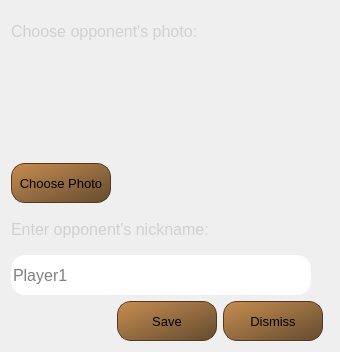
<?xml version="1.0" encoding="UTF-8"?>
<ui version="4.0">
 <class>OfflineDialog</class>
 <widget class="QDialog" name="OfflineDialog">
  <property name="geometry">
   <rect>
    <x>0</x>
    <y>0</y>
    <width>340</width>
    <height>352</height>
   </rect>
  </property>
  <property name="windowTitle">
   <string>Dialog</string>
  </property>
  <property name="autoFillBackground">
   <bool>true</bool>
  </property>
  <property name="styleSheet">
   <string notr="true">background-image: url(:/images/background);</string>
  </property>
  <layout class="QGridLayout" name="gridLayout" rowstretch="2,2,2,2,1">
   <item row="3" column="0" colspan="2">
    <widget class="QLineEdit" name="friend_edit">
     <property name="minimumSize">
      <size>
       <width>300</width>
       <height>40</height>
      </size>
     </property>
     <property name="maximumSize">
      <size>
       <width>300</width>
       <height>40</height>
      </size>
     </property>
     <property name="font">
      <font>
       <pointsize>12</pointsize>
      </font>
     </property>
     <property name="styleSheet">
      <string notr="true">border-radius: 14;</string>
     </property>
     <property name="text">
      <string/>
     </property>
     <property name="placeholderText">
      <string>Player1</string>
     </property>
    </widget>
   </item>
   <item row="3" column="2">
    <spacer name="horizontalSpacer_3">
     <property name="orientation">
      <enum>Qt::Horizontal</enum>
     </property>
     <property name="sizeHint" stdset="0">
      <size>
       <width>195</width>
       <height>20</height>
      </size>
     </property>
    </spacer>
   </item>
   <item row="0" column="0" colspan="2">
    <widget class="QLabel" name="login_header_2">
     <property name="minimumSize">
      <size>
       <width>300</width>
       <height>40</height>
      </size>
     </property>
     <property name="maximumSize">
      <size>
       <width>300</width>
       <height>40</height>
      </size>
     </property>
     <property name="palette">
      <palette>
       <active>
        <colorrole role="WindowText">
         <brush brushstyle="SolidPattern">
          <color alpha="255">
           <red>85</red>
           <green>255</green>
           <blue>0</blue>
          </color>
         </brush>
        </colorrole>
        <colorrole role="Button">
         <brush brushstyle="SolidPattern">
          <color alpha="255">
           <red>117</red>
           <green>117</green>
           <blue>45</blue>
          </color>
         </brush>
        </colorrole>
        <colorrole role="Base">
         <brush brushstyle="SolidPattern">
          <color alpha="255">
           <red>117</red>
           <green>117</green>
           <blue>45</blue>
          </color>
         </brush>
        </colorrole>
        <colorrole role="Window">
         <brush brushstyle="SolidPattern">
          <color alpha="255">
           <red>117</red>
           <green>117</green>
           <blue>45</blue>
          </color>
         </brush>
        </colorrole>
       </active>
       <inactive>
        <colorrole role="WindowText">
         <brush brushstyle="SolidPattern">
          <color alpha="255">
           <red>208</red>
           <green>208</green>
           <blue>208</blue>
          </color>
         </brush>
        </colorrole>
        <colorrole role="Button">
         <brush brushstyle="SolidPattern">
          <color alpha="255">
           <red>117</red>
           <green>117</green>
           <blue>45</blue>
          </color>
         </brush>
        </colorrole>
        <colorrole role="Base">
         <brush brushstyle="SolidPattern">
          <color alpha="255">
           <red>117</red>
           <green>117</green>
           <blue>45</blue>
          </color>
         </brush>
        </colorrole>
        <colorrole role="Window">
         <brush brushstyle="SolidPattern">
          <color alpha="255">
           <red>117</red>
           <green>117</green>
           <blue>45</blue>
          </color>
         </brush>
        </colorrole>
       </inactive>
       <disabled>
        <colorrole role="WindowText">
         <brush brushstyle="SolidPattern">
          <color alpha="96">
           <red>164</red>
           <green>166</green>
           <blue>168</blue>
          </color>
         </brush>
        </colorrole>
        <colorrole role="Button">
         <brush brushstyle="SolidPattern">
          <color alpha="255">
           <red>117</red>
           <green>117</green>
           <blue>45</blue>
          </color>
         </brush>
        </colorrole>
        <colorrole role="Base">
         <brush brushstyle="SolidPattern">
          <color alpha="255">
           <red>117</red>
           <green>117</green>
           <blue>45</blue>
          </color>
         </brush>
        </colorrole>
        <colorrole role="Window">
         <brush brushstyle="SolidPattern">
          <color alpha="255">
           <red>117</red>
           <green>117</green>
           <blue>45</blue>
          </color>
         </brush>
        </colorrole>
       </disabled>
      </palette>
     </property>
     <property name="font">
      <font>
       <pointsize>12</pointsize>
      </font>
     </property>
     <property name="text">
      <string>Choose opponent's photo:</string>
     </property>
     <property name="alignment">
      <set>Qt::AlignLeading|Qt::AlignLeft|Qt::AlignVCenter</set>
     </property>
    </widget>
   </item>
   <item row="2" column="2">
    <spacer name="horizontalSpacer_2">
     <property name="orientation">
      <enum>Qt::Horizontal</enum>
     </property>
     <property name="sizeHint" stdset="0">
      <size>
       <width>195</width>
       <height>20</height>
      </size>
     </property>
    </spacer>
   </item>
   <item row="1" column="0">
    <layout class="QVBoxLayout" name="verticalLayout">
     <item>
      <widget class="QLabel" name="friend_avatar">
       <property name="minimumSize">
        <size>
         <width>100</width>
         <height>100</height>
        </size>
       </property>
       <property name="maximumSize">
        <size>
         <width>100</width>
         <height>100</height>
        </size>
       </property>
       <property name="autoFillBackground">
        <bool>false</bool>
       </property>
       <property name="styleSheet">
        <string notr="true"/>
       </property>
       <property name="frameShape">
        <enum>QFrame::NoFrame</enum>
       </property>
       <property name="frameShadow">
        <enum>QFrame::Plain</enum>
       </property>
       <property name="lineWidth">
        <number>0</number>
       </property>
       <property name="midLineWidth">
        <number>0</number>
       </property>
       <property name="text">
        <string/>
       </property>
       <property name="pixmap">
        <pixmap>:/profile</pixmap>
       </property>
       <property name="alignment">
        <set>Qt::AlignCenter</set>
       </property>
      </widget>
     </item>
     <item alignment="Qt::AlignHCenter">
      <widget class="QPushButton" name="choose_photo_button">
       <property name="sizePolicy">
        <sizepolicy hsizetype="Fixed" vsizetype="Fixed">
         <horstretch>0</horstretch>
         <verstretch>0</verstretch>
        </sizepolicy>
       </property>
       <property name="minimumSize">
        <size>
         <width>100</width>
         <height>40</height>
        </size>
       </property>
       <property name="maximumSize">
        <size>
         <width>100</width>
         <height>40</height>
        </size>
       </property>
       <property name="palette">
        <palette>
         <active>
          <colorrole role="Button">
           <brush brushstyle="LinearGradientPattern">
            <gradient startx="0.000000000000000" starty="0.000000000000000" endx="1.000000000000000" endy="1.000000000000000" type="LinearGradient" spread="PadSpread" coordinatemode="ObjectBoundingMode">
             <gradientstop position="0.000000000000000">
              <color alpha="255">
               <red>199</red>
               <green>141</green>
               <blue>80</blue>
              </color>
             </gradientstop>
             <gradientstop position="1.000000000000000">
              <color alpha="255">
               <red>99</red>
               <green>75</green>
               <blue>48</blue>
              </color>
             </gradientstop>
            </gradient>
           </brush>
          </colorrole>
          <colorrole role="Base">
           <brush brushstyle="LinearGradientPattern">
            <gradient startx="0.000000000000000" starty="0.000000000000000" endx="1.000000000000000" endy="1.000000000000000" type="LinearGradient" spread="PadSpread" coordinatemode="ObjectBoundingMode">
             <gradientstop position="0.000000000000000">
              <color alpha="255">
               <red>199</red>
               <green>141</green>
               <blue>80</blue>
              </color>
             </gradientstop>
             <gradientstop position="1.000000000000000">
              <color alpha="255">
               <red>99</red>
               <green>75</green>
               <blue>48</blue>
              </color>
             </gradientstop>
            </gradient>
           </brush>
          </colorrole>
          <colorrole role="Window">
           <brush brushstyle="LinearGradientPattern">
            <gradient startx="0.000000000000000" starty="0.000000000000000" endx="1.000000000000000" endy="1.000000000000000" type="LinearGradient" spread="PadSpread" coordinatemode="ObjectBoundingMode">
             <gradientstop position="0.000000000000000">
              <color alpha="255">
               <red>199</red>
               <green>141</green>
               <blue>80</blue>
              </color>
             </gradientstop>
             <gradientstop position="1.000000000000000">
              <color alpha="255">
               <red>99</red>
               <green>75</green>
               <blue>48</blue>
              </color>
             </gradientstop>
            </gradient>
           </brush>
          </colorrole>
         </active>
         <inactive>
          <colorrole role="Button">
           <brush brushstyle="LinearGradientPattern">
            <gradient startx="0.000000000000000" starty="0.000000000000000" endx="1.000000000000000" endy="1.000000000000000" type="LinearGradient" spread="PadSpread" coordinatemode="ObjectBoundingMode">
             <gradientstop position="0.000000000000000">
              <color alpha="255">
               <red>199</red>
               <green>141</green>
               <blue>80</blue>
              </color>
             </gradientstop>
             <gradientstop position="1.000000000000000">
              <color alpha="255">
               <red>99</red>
               <green>75</green>
               <blue>48</blue>
              </color>
             </gradientstop>
            </gradient>
           </brush>
          </colorrole>
          <colorrole role="Base">
           <brush brushstyle="LinearGradientPattern">
            <gradient startx="0.000000000000000" starty="0.000000000000000" endx="1.000000000000000" endy="1.000000000000000" type="LinearGradient" spread="PadSpread" coordinatemode="ObjectBoundingMode">
             <gradientstop position="0.000000000000000">
              <color alpha="255">
               <red>199</red>
               <green>141</green>
               <blue>80</blue>
              </color>
             </gradientstop>
             <gradientstop position="1.000000000000000">
              <color alpha="255">
               <red>99</red>
               <green>75</green>
               <blue>48</blue>
              </color>
             </gradientstop>
            </gradient>
           </brush>
          </colorrole>
          <colorrole role="Window">
           <brush brushstyle="LinearGradientPattern">
            <gradient startx="0.000000000000000" starty="0.000000000000000" endx="1.000000000000000" endy="1.000000000000000" type="LinearGradient" spread="PadSpread" coordinatemode="ObjectBoundingMode">
             <gradientstop position="0.000000000000000">
              <color alpha="255">
               <red>199</red>
               <green>141</green>
               <blue>80</blue>
              </color>
             </gradientstop>
             <gradientstop position="1.000000000000000">
              <color alpha="255">
               <red>99</red>
               <green>75</green>
               <blue>48</blue>
              </color>
             </gradientstop>
            </gradient>
           </brush>
          </colorrole>
         </inactive>
         <disabled>
          <colorrole role="Button">
           <brush brushstyle="LinearGradientPattern">
            <gradient startx="0.000000000000000" starty="0.000000000000000" endx="1.000000000000000" endy="1.000000000000000" type="LinearGradient" spread="PadSpread" coordinatemode="ObjectBoundingMode">
             <gradientstop position="0.000000000000000">
              <color alpha="255">
               <red>199</red>
               <green>141</green>
               <blue>80</blue>
              </color>
             </gradientstop>
             <gradientstop position="1.000000000000000">
              <color alpha="255">
               <red>99</red>
               <green>75</green>
               <blue>48</blue>
              </color>
             </gradientstop>
            </gradient>
           </brush>
          </colorrole>
          <colorrole role="Base">
           <brush brushstyle="LinearGradientPattern">
            <gradient startx="0.000000000000000" starty="0.000000000000000" endx="1.000000000000000" endy="1.000000000000000" type="LinearGradient" spread="PadSpread" coordinatemode="ObjectBoundingMode">
             <gradientstop position="0.000000000000000">
              <color alpha="255">
               <red>199</red>
               <green>141</green>
               <blue>80</blue>
              </color>
             </gradientstop>
             <gradientstop position="1.000000000000000">
              <color alpha="255">
               <red>99</red>
               <green>75</green>
               <blue>48</blue>
              </color>
             </gradientstop>
            </gradient>
           </brush>
          </colorrole>
          <colorrole role="Window">
           <brush brushstyle="LinearGradientPattern">
            <gradient startx="0.000000000000000" starty="0.000000000000000" endx="1.000000000000000" endy="1.000000000000000" type="LinearGradient" spread="PadSpread" coordinatemode="ObjectBoundingMode">
             <gradientstop position="0.000000000000000">
              <color alpha="255">
               <red>199</red>
               <green>141</green>
               <blue>80</blue>
              </color>
             </gradientstop>
             <gradientstop position="1.000000000000000">
              <color alpha="255">
               <red>99</red>
               <green>75</green>
               <blue>48</blue>
              </color>
             </gradientstop>
            </gradient>
           </brush>
          </colorrole>
         </disabled>
        </palette>
       </property>
       <property name="font">
        <font>
         <pointsize>10</pointsize>
        </font>
       </property>
       <property name="styleSheet">
        <string notr="true">QPushButton{
background-color: qlineargradient(x: 0,y: 0, x2: 1, y2: 1, stop: 0 #C78D50, stop: 1 #634b30 );
border: 1 solid #54381E;
border-radius: 14px;

}:pressed{
background-color: qlineargradient(x: 0, y: 0, x2: 1, y2: 1, stop: 0 #634b30, stop: 1 #C78D50 );
}</string>
       </property>
       <property name="text">
        <string>Choose Photo</string>
       </property>
      </widget>
     </item>
    </layout>
   </item>
   <item row="2" column="0" colspan="2">
    <widget class="QLabel" name="login_header">
     <property name="minimumSize">
      <size>
       <width>300</width>
       <height>40</height>
      </size>
     </property>
     <property name="maximumSize">
      <size>
       <width>300</width>
       <height>40</height>
      </size>
     </property>
     <property name="palette">
      <palette>
       <active>
        <colorrole role="WindowText">
         <brush brushstyle="SolidPattern">
          <color alpha="255">
           <red>85</red>
           <green>255</green>
           <blue>0</blue>
          </color>
         </brush>
        </colorrole>
        <colorrole role="Button">
         <brush brushstyle="SolidPattern">
          <color alpha="255">
           <red>117</red>
           <green>117</green>
           <blue>45</blue>
          </color>
         </brush>
        </colorrole>
        <colorrole role="Base">
         <brush brushstyle="SolidPattern">
          <color alpha="255">
           <red>117</red>
           <green>117</green>
           <blue>45</blue>
          </color>
         </brush>
        </colorrole>
        <colorrole role="Window">
         <brush brushstyle="SolidPattern">
          <color alpha="255">
           <red>117</red>
           <green>117</green>
           <blue>45</blue>
          </color>
         </brush>
        </colorrole>
       </active>
       <inactive>
        <colorrole role="WindowText">
         <brush brushstyle="SolidPattern">
          <color alpha="255">
           <red>208</red>
           <green>208</green>
           <blue>208</blue>
          </color>
         </brush>
        </colorrole>
        <colorrole role="Button">
         <brush brushstyle="SolidPattern">
          <color alpha="255">
           <red>117</red>
           <green>117</green>
           <blue>45</blue>
          </color>
         </brush>
        </colorrole>
        <colorrole role="Base">
         <brush brushstyle="SolidPattern">
          <color alpha="255">
           <red>117</red>
           <green>117</green>
           <blue>45</blue>
          </color>
         </brush>
        </colorrole>
        <colorrole role="Window">
         <brush brushstyle="SolidPattern">
          <color alpha="255">
           <red>117</red>
           <green>117</green>
           <blue>45</blue>
          </color>
         </brush>
        </colorrole>
       </inactive>
       <disabled>
        <colorrole role="WindowText">
         <brush brushstyle="SolidPattern">
          <color alpha="96">
           <red>164</red>
           <green>166</green>
           <blue>168</blue>
          </color>
         </brush>
        </colorrole>
        <colorrole role="Button">
         <brush brushstyle="SolidPattern">
          <color alpha="255">
           <red>117</red>
           <green>117</green>
           <blue>45</blue>
          </color>
         </brush>
        </colorrole>
        <colorrole role="Base">
         <brush brushstyle="SolidPattern">
          <color alpha="255">
           <red>117</red>
           <green>117</green>
           <blue>45</blue>
          </color>
         </brush>
        </colorrole>
        <colorrole role="Window">
         <brush brushstyle="SolidPattern">
          <color alpha="255">
           <red>117</red>
           <green>117</green>
           <blue>45</blue>
          </color>
         </brush>
        </colorrole>
       </disabled>
      </palette>
     </property>
     <property name="font">
      <font>
       <pointsize>12</pointsize>
      </font>
     </property>
     <property name="text">
      <string>Enter opponent's nickname:</string>
     </property>
     <property name="alignment">
      <set>Qt::AlignLeading|Qt::AlignLeft|Qt::AlignVCenter</set>
     </property>
    </widget>
   </item>
   <item row="1" column="1">
    <spacer name="horizontalSpacer">
     <property name="orientation">
      <enum>Qt::Horizontal</enum>
     </property>
     <property name="sizeHint" stdset="0">
      <size>
       <width>205</width>
       <height>20</height>
      </size>
     </property>
    </spacer>
   </item>
   <item row="4" column="1">
    <layout class="QHBoxLayout" name="horizontalLayout">
     <item>
      <widget class="QPushButton" name="save_button">
       <property name="sizePolicy">
        <sizepolicy hsizetype="Fixed" vsizetype="Fixed">
         <horstretch>0</horstretch>
         <verstretch>0</verstretch>
        </sizepolicy>
       </property>
       <property name="minimumSize">
        <size>
         <width>100</width>
         <height>40</height>
        </size>
       </property>
       <property name="maximumSize">
        <size>
         <width>100</width>
         <height>40</height>
        </size>
       </property>
       <property name="palette">
        <palette>
         <active>
          <colorrole role="Button">
           <brush brushstyle="LinearGradientPattern">
            <gradient startx="0.000000000000000" starty="0.000000000000000" endx="1.000000000000000" endy="1.000000000000000" type="LinearGradient" spread="PadSpread" coordinatemode="ObjectBoundingMode">
             <gradientstop position="0.000000000000000">
              <color alpha="255">
               <red>199</red>
               <green>141</green>
               <blue>80</blue>
              </color>
             </gradientstop>
             <gradientstop position="1.000000000000000">
              <color alpha="255">
               <red>99</red>
               <green>75</green>
               <blue>48</blue>
              </color>
             </gradientstop>
            </gradient>
           </brush>
          </colorrole>
          <colorrole role="Base">
           <brush brushstyle="LinearGradientPattern">
            <gradient startx="0.000000000000000" starty="0.000000000000000" endx="1.000000000000000" endy="1.000000000000000" type="LinearGradient" spread="PadSpread" coordinatemode="ObjectBoundingMode">
             <gradientstop position="0.000000000000000">
              <color alpha="255">
               <red>199</red>
               <green>141</green>
               <blue>80</blue>
              </color>
             </gradientstop>
             <gradientstop position="1.000000000000000">
              <color alpha="255">
               <red>99</red>
               <green>75</green>
               <blue>48</blue>
              </color>
             </gradientstop>
            </gradient>
           </brush>
          </colorrole>
          <colorrole role="Window">
           <brush brushstyle="LinearGradientPattern">
            <gradient startx="0.000000000000000" starty="0.000000000000000" endx="1.000000000000000" endy="1.000000000000000" type="LinearGradient" spread="PadSpread" coordinatemode="ObjectBoundingMode">
             <gradientstop position="0.000000000000000">
              <color alpha="255">
               <red>199</red>
               <green>141</green>
               <blue>80</blue>
              </color>
             </gradientstop>
             <gradientstop position="1.000000000000000">
              <color alpha="255">
               <red>99</red>
               <green>75</green>
               <blue>48</blue>
              </color>
             </gradientstop>
            </gradient>
           </brush>
          </colorrole>
         </active>
         <inactive>
          <colorrole role="Button">
           <brush brushstyle="LinearGradientPattern">
            <gradient startx="0.000000000000000" starty="0.000000000000000" endx="1.000000000000000" endy="1.000000000000000" type="LinearGradient" spread="PadSpread" coordinatemode="ObjectBoundingMode">
             <gradientstop position="0.000000000000000">
              <color alpha="255">
               <red>199</red>
               <green>141</green>
               <blue>80</blue>
              </color>
             </gradientstop>
             <gradientstop position="1.000000000000000">
              <color alpha="255">
               <red>99</red>
               <green>75</green>
               <blue>48</blue>
              </color>
             </gradientstop>
            </gradient>
           </brush>
          </colorrole>
          <colorrole role="Base">
           <brush brushstyle="LinearGradientPattern">
            <gradient startx="0.000000000000000" starty="0.000000000000000" endx="1.000000000000000" endy="1.000000000000000" type="LinearGradient" spread="PadSpread" coordinatemode="ObjectBoundingMode">
             <gradientstop position="0.000000000000000">
              <color alpha="255">
               <red>199</red>
               <green>141</green>
               <blue>80</blue>
              </color>
             </gradientstop>
             <gradientstop position="1.000000000000000">
              <color alpha="255">
               <red>99</red>
               <green>75</green>
               <blue>48</blue>
              </color>
             </gradientstop>
            </gradient>
           </brush>
          </colorrole>
          <colorrole role="Window">
           <brush brushstyle="LinearGradientPattern">
            <gradient startx="0.000000000000000" starty="0.000000000000000" endx="1.000000000000000" endy="1.000000000000000" type="LinearGradient" spread="PadSpread" coordinatemode="ObjectBoundingMode">
             <gradientstop position="0.000000000000000">
              <color alpha="255">
               <red>199</red>
               <green>141</green>
               <blue>80</blue>
              </color>
             </gradientstop>
             <gradientstop position="1.000000000000000">
              <color alpha="255">
               <red>99</red>
               <green>75</green>
               <blue>48</blue>
              </color>
             </gradientstop>
            </gradient>
           </brush>
          </colorrole>
         </inactive>
         <disabled>
          <colorrole role="Button">
           <brush brushstyle="LinearGradientPattern">
            <gradient startx="0.000000000000000" starty="0.000000000000000" endx="1.000000000000000" endy="1.000000000000000" type="LinearGradient" spread="PadSpread" coordinatemode="ObjectBoundingMode">
             <gradientstop position="0.000000000000000">
              <color alpha="255">
               <red>199</red>
               <green>141</green>
               <blue>80</blue>
              </color>
             </gradientstop>
             <gradientstop position="1.000000000000000">
              <color alpha="255">
               <red>99</red>
               <green>75</green>
               <blue>48</blue>
              </color>
             </gradientstop>
            </gradient>
           </brush>
          </colorrole>
          <colorrole role="Base">
           <brush brushstyle="LinearGradientPattern">
            <gradient startx="0.000000000000000" starty="0.000000000000000" endx="1.000000000000000" endy="1.000000000000000" type="LinearGradient" spread="PadSpread" coordinatemode="ObjectBoundingMode">
             <gradientstop position="0.000000000000000">
              <color alpha="255">
               <red>199</red>
               <green>141</green>
               <blue>80</blue>
              </color>
             </gradientstop>
             <gradientstop position="1.000000000000000">
              <color alpha="255">
               <red>99</red>
               <green>75</green>
               <blue>48</blue>
              </color>
             </gradientstop>
            </gradient>
           </brush>
          </colorrole>
          <colorrole role="Window">
           <brush brushstyle="LinearGradientPattern">
            <gradient startx="0.000000000000000" starty="0.000000000000000" endx="1.000000000000000" endy="1.000000000000000" type="LinearGradient" spread="PadSpread" coordinatemode="ObjectBoundingMode">
             <gradientstop position="0.000000000000000">
              <color alpha="255">
               <red>199</red>
               <green>141</green>
               <blue>80</blue>
              </color>
             </gradientstop>
             <gradientstop position="1.000000000000000">
              <color alpha="255">
               <red>99</red>
               <green>75</green>
               <blue>48</blue>
              </color>
             </gradientstop>
            </gradient>
           </brush>
          </colorrole>
         </disabled>
        </palette>
       </property>
       <property name="font">
        <font>
         <pointsize>10</pointsize>
        </font>
       </property>
       <property name="styleSheet">
        <string notr="true">QPushButton{
background-color: qlineargradient(x: 0,y: 0, x2: 1, y2: 1, stop: 0 #C78D50, stop: 1 #634b30 );
border: 1 solid #54381E;
border-radius: 14px;

}:pressed{
background-color: qlineargradient(x: 0, y: 0, x2: 1, y2: 1, stop: 0 #634b30, stop: 1 #C78D50 );
}</string>
       </property>
       <property name="text">
        <string>Save</string>
       </property>
      </widget>
     </item>
     <item>
      <widget class="QPushButton" name="dismiss_button">
       <property name="sizePolicy">
        <sizepolicy hsizetype="Fixed" vsizetype="Fixed">
         <horstretch>0</horstretch>
         <verstretch>0</verstretch>
        </sizepolicy>
       </property>
       <property name="minimumSize">
        <size>
         <width>100</width>
         <height>40</height>
        </size>
       </property>
       <property name="maximumSize">
        <size>
         <width>100</width>
         <height>40</height>
        </size>
       </property>
       <property name="palette">
        <palette>
         <active>
          <colorrole role="Button">
           <brush brushstyle="LinearGradientPattern">
            <gradient startx="0.000000000000000" starty="0.000000000000000" endx="1.000000000000000" endy="1.000000000000000" type="LinearGradient" spread="PadSpread" coordinatemode="ObjectBoundingMode">
             <gradientstop position="0.000000000000000">
              <color alpha="255">
               <red>199</red>
               <green>141</green>
               <blue>80</blue>
              </color>
             </gradientstop>
             <gradientstop position="1.000000000000000">
              <color alpha="255">
               <red>99</red>
               <green>75</green>
               <blue>48</blue>
              </color>
             </gradientstop>
            </gradient>
           </brush>
          </colorrole>
          <colorrole role="Base">
           <brush brushstyle="LinearGradientPattern">
            <gradient startx="0.000000000000000" starty="0.000000000000000" endx="1.000000000000000" endy="1.000000000000000" type="LinearGradient" spread="PadSpread" coordinatemode="ObjectBoundingMode">
             <gradientstop position="0.000000000000000">
              <color alpha="255">
               <red>199</red>
               <green>141</green>
               <blue>80</blue>
              </color>
             </gradientstop>
             <gradientstop position="1.000000000000000">
              <color alpha="255">
               <red>99</red>
               <green>75</green>
               <blue>48</blue>
              </color>
             </gradientstop>
            </gradient>
           </brush>
          </colorrole>
          <colorrole role="Window">
           <brush brushstyle="LinearGradientPattern">
            <gradient startx="0.000000000000000" starty="0.000000000000000" endx="1.000000000000000" endy="1.000000000000000" type="LinearGradient" spread="PadSpread" coordinatemode="ObjectBoundingMode">
             <gradientstop position="0.000000000000000">
              <color alpha="255">
               <red>199</red>
               <green>141</green>
               <blue>80</blue>
              </color>
             </gradientstop>
             <gradientstop position="1.000000000000000">
              <color alpha="255">
               <red>99</red>
               <green>75</green>
               <blue>48</blue>
              </color>
             </gradientstop>
            </gradient>
           </brush>
          </colorrole>
         </active>
         <inactive>
          <colorrole role="Button">
           <brush brushstyle="LinearGradientPattern">
            <gradient startx="0.000000000000000" starty="0.000000000000000" endx="1.000000000000000" endy="1.000000000000000" type="LinearGradient" spread="PadSpread" coordinatemode="ObjectBoundingMode">
             <gradientstop position="0.000000000000000">
              <color alpha="255">
               <red>199</red>
               <green>141</green>
               <blue>80</blue>
              </color>
             </gradientstop>
             <gradientstop position="1.000000000000000">
              <color alpha="255">
               <red>99</red>
               <green>75</green>
               <blue>48</blue>
              </color>
             </gradientstop>
            </gradient>
           </brush>
          </colorrole>
          <colorrole role="Base">
           <brush brushstyle="LinearGradientPattern">
            <gradient startx="0.000000000000000" starty="0.000000000000000" endx="1.000000000000000" endy="1.000000000000000" type="LinearGradient" spread="PadSpread" coordinatemode="ObjectBoundingMode">
             <gradientstop position="0.000000000000000">
              <color alpha="255">
               <red>199</red>
               <green>141</green>
               <blue>80</blue>
              </color>
             </gradientstop>
             <gradientstop position="1.000000000000000">
              <color alpha="255">
               <red>99</red>
               <green>75</green>
               <blue>48</blue>
              </color>
             </gradientstop>
            </gradient>
           </brush>
          </colorrole>
          <colorrole role="Window">
           <brush brushstyle="LinearGradientPattern">
            <gradient startx="0.000000000000000" starty="0.000000000000000" endx="1.000000000000000" endy="1.000000000000000" type="LinearGradient" spread="PadSpread" coordinatemode="ObjectBoundingMode">
             <gradientstop position="0.000000000000000">
              <color alpha="255">
               <red>199</red>
               <green>141</green>
               <blue>80</blue>
              </color>
             </gradientstop>
             <gradientstop position="1.000000000000000">
              <color alpha="255">
               <red>99</red>
               <green>75</green>
               <blue>48</blue>
              </color>
             </gradientstop>
            </gradient>
           </brush>
          </colorrole>
         </inactive>
         <disabled>
          <colorrole role="Button">
           <brush brushstyle="LinearGradientPattern">
            <gradient startx="0.000000000000000" starty="0.000000000000000" endx="1.000000000000000" endy="1.000000000000000" type="LinearGradient" spread="PadSpread" coordinatemode="ObjectBoundingMode">
             <gradientstop position="0.000000000000000">
              <color alpha="255">
               <red>199</red>
               <green>141</green>
               <blue>80</blue>
              </color>
             </gradientstop>
             <gradientstop position="1.000000000000000">
              <color alpha="255">
               <red>99</red>
               <green>75</green>
               <blue>48</blue>
              </color>
             </gradientstop>
            </gradient>
           </brush>
          </colorrole>
          <colorrole role="Base">
           <brush brushstyle="LinearGradientPattern">
            <gradient startx="0.000000000000000" starty="0.000000000000000" endx="1.000000000000000" endy="1.000000000000000" type="LinearGradient" spread="PadSpread" coordinatemode="ObjectBoundingMode">
             <gradientstop position="0.000000000000000">
              <color alpha="255">
               <red>199</red>
               <green>141</green>
               <blue>80</blue>
              </color>
             </gradientstop>
             <gradientstop position="1.000000000000000">
              <color alpha="255">
               <red>99</red>
               <green>75</green>
               <blue>48</blue>
              </color>
             </gradientstop>
            </gradient>
           </brush>
          </colorrole>
          <colorrole role="Window">
           <brush brushstyle="LinearGradientPattern">
            <gradient startx="0.000000000000000" starty="0.000000000000000" endx="1.000000000000000" endy="1.000000000000000" type="LinearGradient" spread="PadSpread" coordinatemode="ObjectBoundingMode">
             <gradientstop position="0.000000000000000">
              <color alpha="255">
               <red>199</red>
               <green>141</green>
               <blue>80</blue>
              </color>
             </gradientstop>
             <gradientstop position="1.000000000000000">
              <color alpha="255">
               <red>99</red>
               <green>75</green>
               <blue>48</blue>
              </color>
             </gradientstop>
            </gradient>
           </brush>
          </colorrole>
         </disabled>
        </palette>
       </property>
       <property name="font">
        <font>
         <pointsize>10</pointsize>
        </font>
       </property>
       <property name="styleSheet">
        <string notr="true">QPushButton{
background-color: qlineargradient(x: 0,y: 0, x2: 1, y2: 1, stop: 0 #C78D50, stop: 1 #634b30 );
border: 1 solid #54381E;
border-radius: 14px;

}:pressed{
background-color: qlineargradient(x: 0, y: 0, x2: 1, y2: 1, stop: 0 #634b30, stop: 1 #C78D50 );
}</string>
       </property>
       <property name="text">
        <string>Dismiss</string>
       </property>
      </widget>
     </item>
    </layout>
   </item>
  </layout>
 </widget>
 <resources/>
 <connections/>
</ui>
